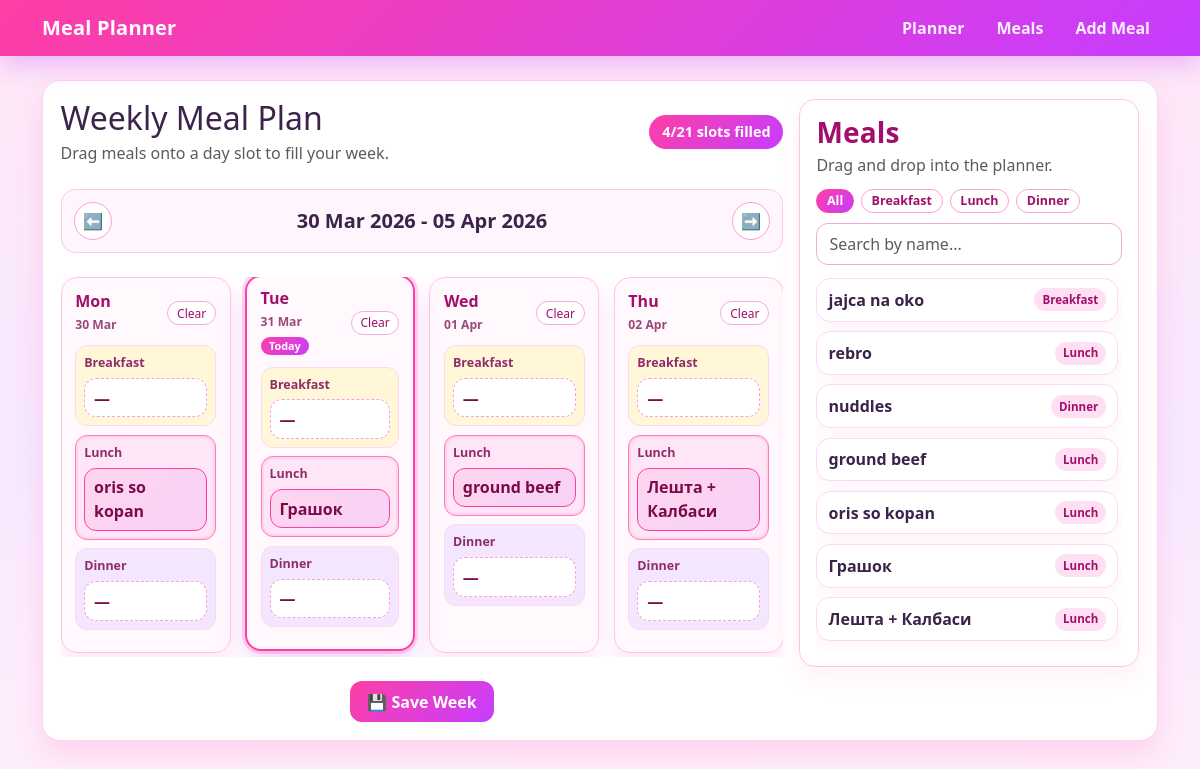
/planner, run on an earlier commit of the app's database.
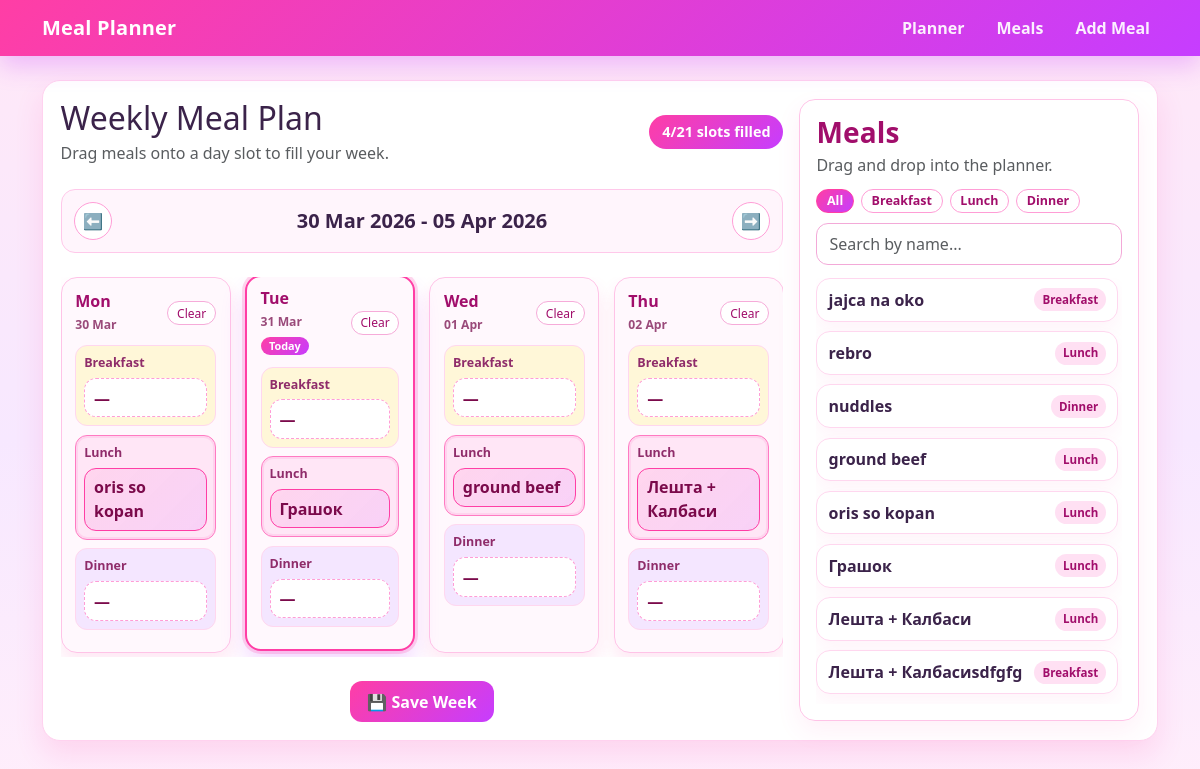
And on a later commit of the database.
### models.py (models this page shows)
class Meal(db.Model):
    id = db.Column(db.Integer, primary_key=True)
    name = db.Column(db.String(100))
    category = db.Column(db.String(20))  # breakfast/lunch/dinner

### app.py (the view, shortened to what this page needs)
@app.route('/planner', methods=['GET', 'POST'])
def planner():
    week_param = request.args.get('week')
    if week_param:
        monday = date.fromisoformat(week_param)
    else:
        monday = get_monday()
    week = WeekPlan.query.filter_by(start_date=monday).first()
    if not week:
        week = WeekPlan(start_date=monday)
        db.session.add(week)
        db.session.commit()
    meals = Meal.query.all()
    plan_meals = PlanMeal.query.filter_by(week_id=week.id).all()
    plan_dict = {(pm.day_of_week, pm.meal_type): pm.meal_id for pm in plan_meals}
    week_days = []
    for day in range(7):
        current_date = monday + timedelta(days=day)
        week_days.append({
            "index": day,
            "short_name": current_date.strftime("%a"),
            "display_date": current_date.strftime("%d %b"),
            "iso_date": current_date.isoformat()
        })
    prev_week = monday - timedelta(days=7)
    next_week = monday + timedelta(days=7)
    return render_template(
        'planner.html',
        meals=meals,
        plan=plan_dict,
        monday=monday,
        week_end=monday + timedelta(days=6),
        week_days=week_days,
        today_iso=date.today().isoformat(),
        prev_week=prev_week,
        next_week=next_week,
        timedelta=timedelta
    )

### app.py (called while the page is built)
def get_monday():
    today = date.today()
    return today - timedelta(days=today.weekday())

### templates/planner.html (shortened to what the changed rows need)
{% extends 'base.html' %}
{% block content %}
{% set meal_types = ['breakfast', 'lunch', 'dinner'] %}
<div class="cute-card planner-panel planner-layout">
    <div class="planner-main">
        <div class="planner-header mb-4">
            <div>
                <h2 class="mb-1">Weekly Meal Plan</h2>
            </div>
        </div>
        <form method="POST" id="planner-form">
            <div class="planner-grid">
                {% for day_info in week_days %}
                <section class="day-card {% if day_info.iso_date == today_iso %}today-card{% endif %}" data-day-index="{{ day_info.index }}">
                    <div class="day-card-head">
                        <div>
                            <h6 class="mb-0">{{ day_info.short_name }}</h6>
                            <small class="day-date">{{ day_info.display_date }}</small>
                            {% if day_info.iso_date == today_iso %}
                            <span class="today-pill">Today</span>
                            {% endif %}
                        </div>
                        <button type="button" class="btn btn-sm day-clear-btn">Clear</button>
                    </div>
                    <div class="meal-slot breakfast-slot drop-slot"
                         data-meal-type="breakfast"
                         data-day-index="{{ day_info.index }}">
                        <label>Breakfast</label>
                        <div class="slot-display" aria-live="polite">—</div>
                    </div>
                    <div class="meal-slot lunch-slot drop-slot"
                         data-meal-type="lunch"
                         data-day-index="{{ day_info.index }}">
                        <label>Lunch</label>
                        <div class="slot-display" aria-live="polite">—</div>
                    </div>
                    <div class="meal-slot dinner-slot drop-slot"
                         data-meal-type="dinner"
                         data-day-index="{{ day_info.index }}">
                        <label>Dinner</label>
                        <div class="slot-display" aria-live="polite">—</div>
                    </div>
                </section>
                {% endfor %}
            </div>
        </form>
    </div>
    <aside class="meal-library" aria-label="Meal library">
        <div class="meal-library-list" id="meal-library-list">
            {% for meal in meals %}
            <div class="meal-draggable"
                 draggable="true"
                 data-meal-id="{{ meal.id }}"
                 data-category="{{ meal.category }}">
                <span class="meal-draggable-title">{{ meal.name }}</span>
                <span class="meal-draggable-cat">{{ meal.category|capitalize }}</span>
            </div>
            {% endfor %}
        </div>
    </aside>
</div>
{% endblock %}

What changed in the data, as far as the page shows it:
added Meal: name "Лешта + Калбасиsdfgfg", category "Breakfast"
